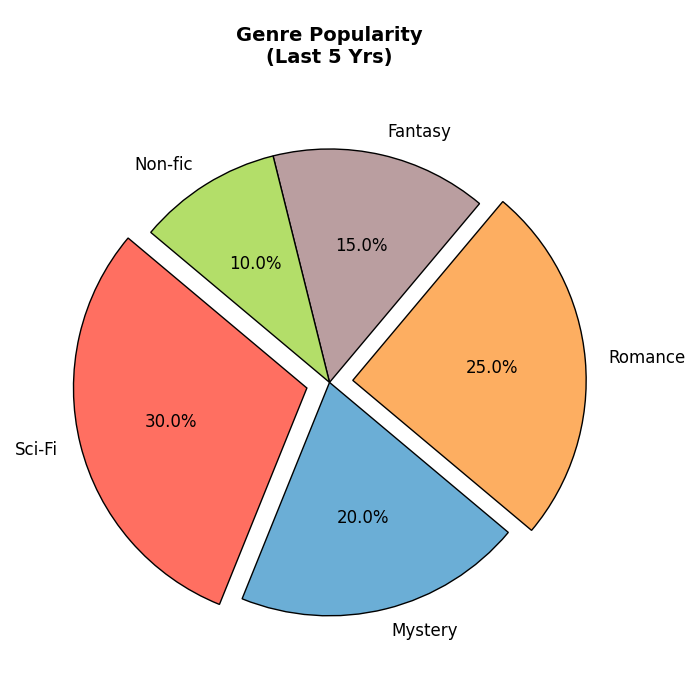

This chart was generated by the following Python code:
import matplotlib.pyplot as plt
import numpy as np

genres = ['Sci-Fi', 'Mystery', 'Romance', 'Fantasy', 'Non-fic']
popularity = [30, 20, 25, 15, 10]
new_colors = ['#ff6f61', '#6baed6', '#fdae61', '#ba9ea0', '#b3de69']
explode = (0.1, 0, 0.1, 0, 0)

fig, ax = plt.subplots(figsize=(7, 7))
ax.pie(popularity, labels=genres, colors=new_colors, autopct='%1.1f%%',
       startangle=140, explode=explode,
       wedgeprops={'edgecolor': 'black'}, textprops={'fontsize': 12})

ax.set_title("Genre Popularity\n(Last 5 Yrs)", fontsize=14, fontweight='bold', pad=20)

plt.tight_layout()
plt.show()
